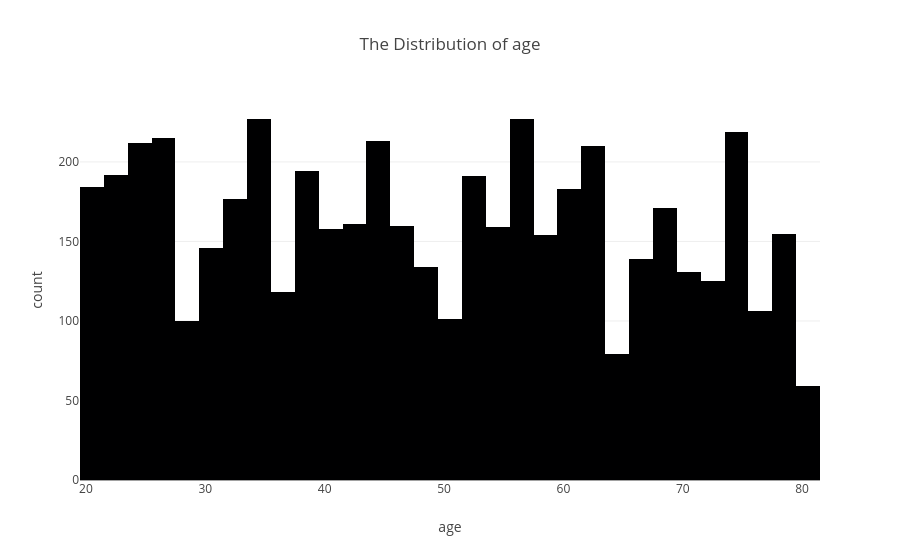
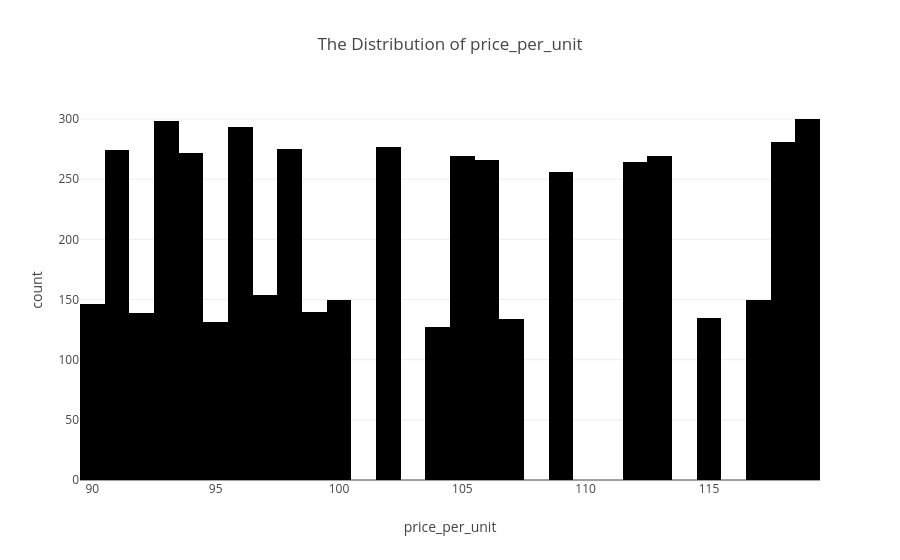
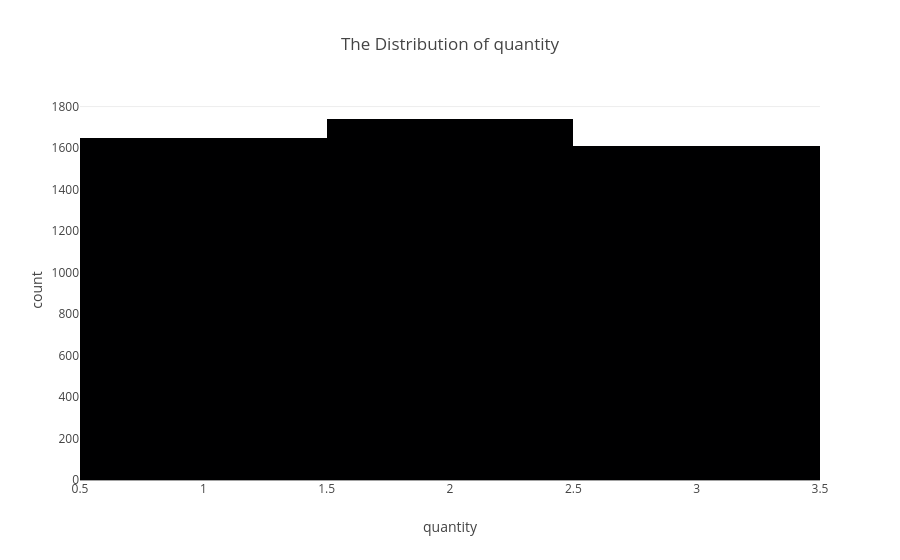
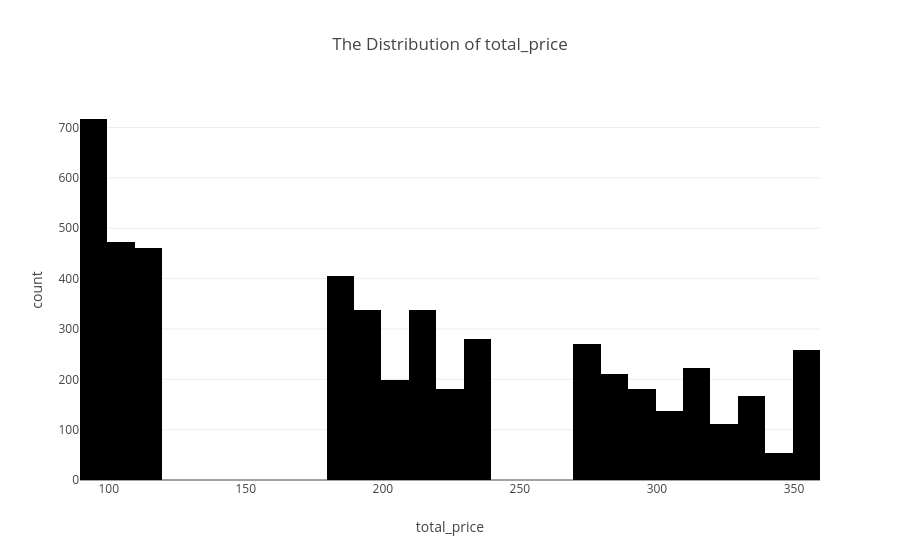

Notebook source saved alongside these figures, in order:
### Code cell
for col in num_cols:
    px.histogram(df, x= col , title=f'The Distribution of {col}').show()

### Figure 1 — Plotly figure (JSON) as saved in the notebook; plotly's stock layout.template omitted (floating-point values rounded to 4 significant figures; data arrays with more than 128 entries replaced by an {"elided": "..."} marker saying what was removed)
{"data": [{"bingroup": "x", "hovertemplate": "age=%{x}<br>count=%{y}<extra></extra>", "legendgroup": "", "marker": {"color": "#000001", "pattern": {"shape": ""}}, "name": "", "orientation": "v", "showlegend": false, "type": "histogram", "x": {"elided": "5000 int values"}, "xaxis": "x", "yaxis": "y"}], "layout": {"barmode": "relative", "legend": {"tracegroupgap": 0}, "title": {"text": "The Distribution of age"}, "xaxis": {"anchor": "y", "domain": [0, 1], "title": {"text": "age"}}, "yaxis": {"anchor": "x", "domain": [0, 1], "title": {"text": "count"}}}}

### Figure 2 — Plotly figure (JSON) as saved in the notebook; plotly's stock layout.template omitted (floating-point values rounded to 4 significant figures; data arrays with more than 128 entries replaced by an {"elided": "..."} marker saying what was removed)
{"data": [{"bingroup": "x", "hovertemplate": "price_per_unit=%{x}<br>count=%{y}<extra></extra>", "legendgroup": "", "marker": {"color": "#000001", "pattern": {"shape": ""}}, "name": "", "orientation": "v", "showlegend": false, "type": "histogram", "x": {"elided": "5000 int values"}, "xaxis": "x", "yaxis": "y"}], "layout": {"barmode": "relative", "legend": {"tracegroupgap": 0}, "title": {"text": "The Distribution of price_per_unit"}, "xaxis": {"anchor": "y", "domain": [0, 1], "title": {"text": "price_per_unit"}}, "yaxis": {"anchor": "x", "domain": [0, 1], "title": {"text": "count"}}}}

### Figure 3 — Plotly figure (JSON) as saved in the notebook; plotly's stock layout.template omitted (floating-point values rounded to 4 significant figures; data arrays with more than 128 entries replaced by an {"elided": "..."} marker saying what was removed)
{"data": [{"bingroup": "x", "hovertemplate": "quantity=%{x}<br>count=%{y}<extra></extra>", "legendgroup": "", "marker": {"color": "#000001", "pattern": {"shape": ""}}, "name": "", "orientation": "v", "showlegend": false, "type": "histogram", "x": {"elided": "5000 int values"}, "xaxis": "x", "yaxis": "y"}], "layout": {"barmode": "relative", "legend": {"tracegroupgap": 0}, "title": {"text": "The Distribution of quantity"}, "xaxis": {"anchor": "y", "domain": [0, 1], "title": {"text": "quantity"}}, "yaxis": {"anchor": "x", "domain": [0, 1], "title": {"text": "count"}}}}

### Figure 4 — Plotly figure (JSON) as saved in the notebook; plotly's stock layout.template omitted (floating-point values rounded to 4 significant figures; data arrays with more than 128 entries replaced by an {"elided": "..."} marker saying what was removed)
{"data": [{"bingroup": "x", "hovertemplate": "total_price=%{x}<br>count=%{y}<extra></extra>", "legendgroup": "", "marker": {"color": "#000001", "pattern": {"shape": ""}}, "name": "", "orientation": "v", "showlegend": false, "type": "histogram", "x": {"elided": "5000 int values"}, "xaxis": "x", "yaxis": "y"}], "layout": {"barmode": "relative", "legend": {"tracegroupgap": 0}, "title": {"text": "The Distribution of total_price"}, "xaxis": {"anchor": "y", "domain": [0, 1], "title": {"text": "total_price"}}, "yaxis": {"anchor": "x", "domain": [0, 1], "title": {"text": "count"}}}}
